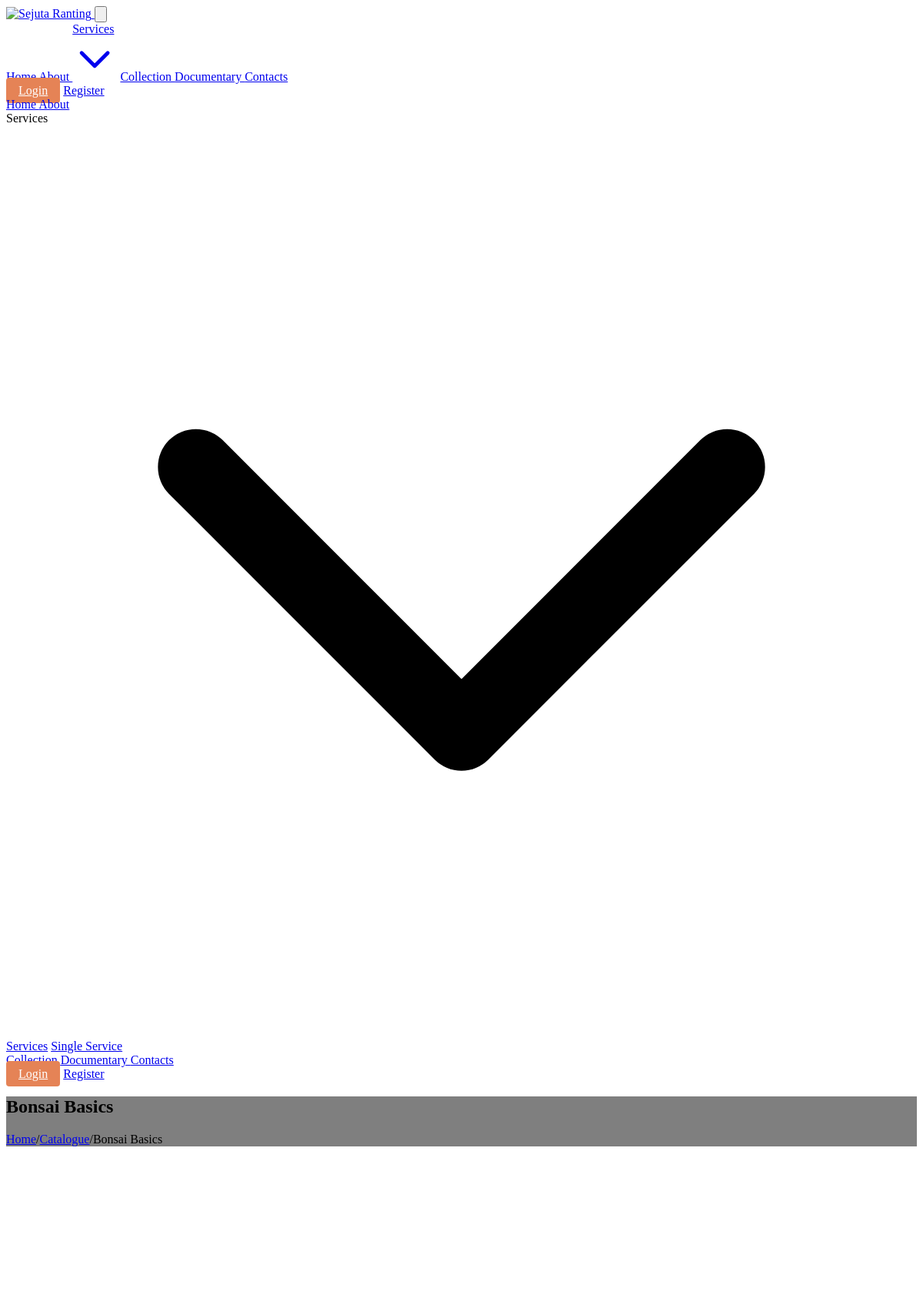
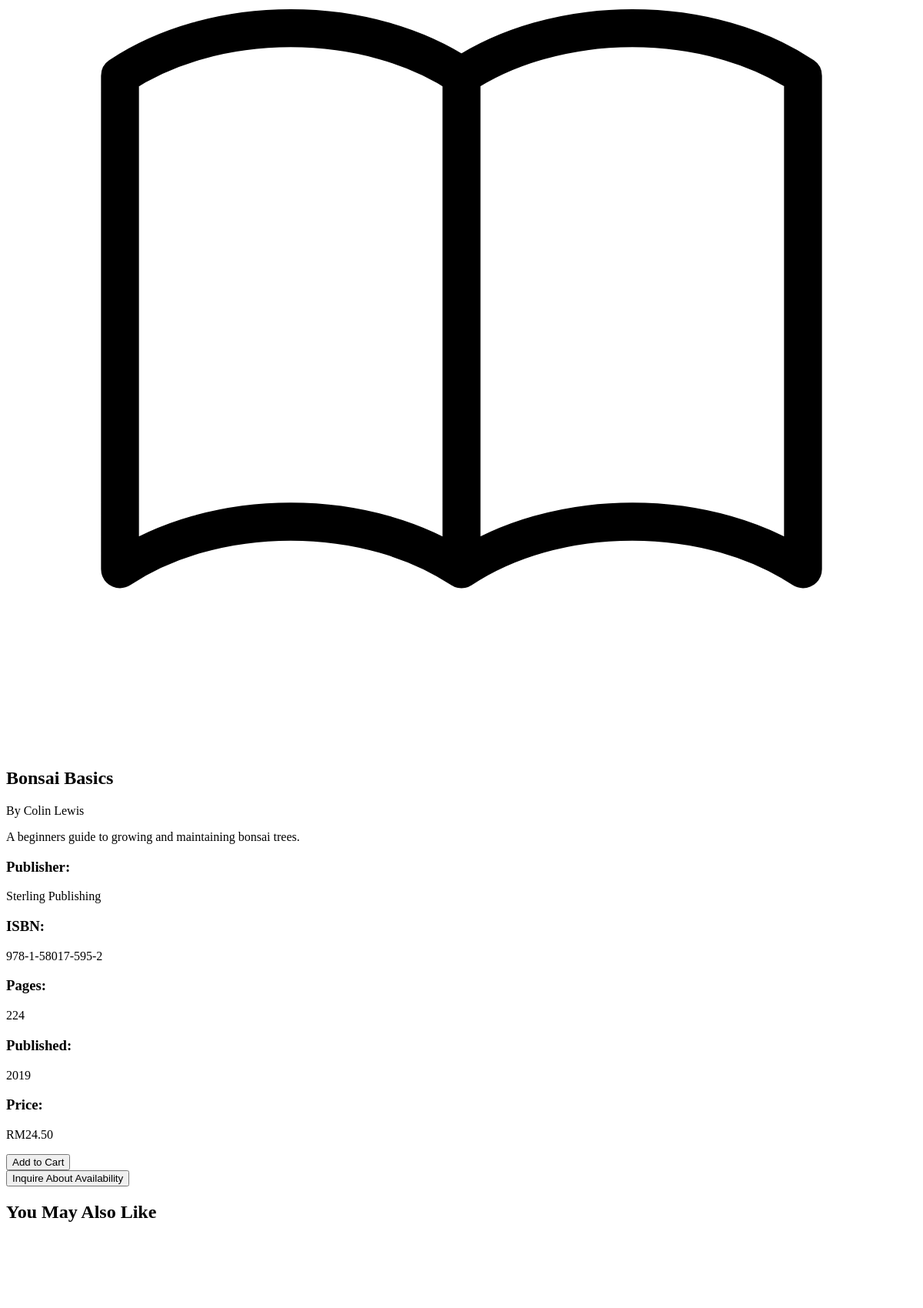
The page /book.php?id=2 (upper part) on the database its author committed (2 pictures, top to bottom).
### tables this page shows
CREATE TABLE books (
            id INTEGER PRIMARY KEY AUTOINCREMENT,
            title TEXT NOT NULL,
            author TEXT NOT NULL,
            description TEXT,
            price REAL NOT NULL,
            image TEXT,
            category TEXT,
            stock INTEGER DEFAULT 0,
            created_at DATETIME DEFAULT CURRENT_TIMESTAMP
        , publisher TEXT, isbn TEXT, pages INTEGER, published_year INTEGER);

### book.php (the view, shortened to what this page needs)
<?php
$book_id = (int)$_GET['id'];
$db = get_db_connection();
$stmt = $db->prepare("SELECT * FROM books WHERE id = :id");
$stmt->bindValue(':id', $book_id, SQLITE3_INTEGER);
$result = $stmt->execute();
$book = $result->fetchArray(SQLITE3_ASSOC);
require_once 'includes/header.php';
require_once 'components/breadcrumbs.php';
echo breadcrumbs([
    'Home' => 'index.php',
    'Catalogue' => 'catalogue.php',
    $book['title'] => ''
], '/Bonsai/Images/Index/tree-dark-background.jpg', $book['title']);
?>
<section class="py-12">
    <div class="container mx-auto max-w-6xl">
        <div class="bg-white rounded-lg shadow-lg overflow-hidden">
            <div class="md:flex">
                <div class="md:w-2/5 p-8 flex justify-center">
                    <div class="w-full max-w-xs">
                        <?php if (!empty($book['image']) && file_exists('Images/books/' . $book['image'])): ?>
                            <img src="Images/books/<?php echo htmlspecialchars($book['image']); ?>"
                                 alt="<?php echo htmlspecialchars($book['title']); ?>"
                                 class="w-full rounded-lg shadow-md">
                        <?php else: ?>
                            <div class="w-full h-96 bg-gray-200 rounded-lg flex items-center justify-center">
                            </div>
                        <?php endif; ?>
                    </div>
                </div>
                <div class="md:w-3/5 p-8">
                    <h1 class="text-3xl font-bold mb-2"><?php echo htmlspecialchars($book['title']); ?></h1>
                    <p class="text-xl text-gray-600 mb-6">By <?php echo htmlspecialchars($book['author']); ?></p>
                    <div class="mb-8">
                        <p class="text-gray-700 leading-relaxed"><?php echo nl2br(htmlspecialchars($book['description'])); ?></p>
                    </div>
                    <div class="grid grid-cols-2 gap-4 mb-8">
                        <div>
                            <h3 class="text-gray-500 text-sm">Publisher:</h3>
                            <p class="font-medium"><?php echo !empty($book['publisher']) ? htmlspecialchars($book['publisher']) : 'Unknown'; ?></p>
                        </div>
                        <div>
                            <h3 class="text-gray-500 text-sm">ISBN:</h3>
                            <p class="font-medium"><?php echo !empty($book['isbn']) ? htmlspecialchars($book['isbn']) : 'Unknown'; ?></p>
                        </div>
                        <div>
                            <h3 class="text-gray-500 text-sm">Pages:</h3>
                            <p class="font-medium"><?php echo !empty($book['pages']) ? $book['pages'] : 'Unknown'; ?></p>
                        </div>
                        <div>
                            <h3 class="text-gray-500 text-sm">Published:</h3>
                            <p class="font-medium"><?php echo !empty($book['published_year']) ? $book['published_year'] : 'Unknown'; ?></p>
                        </div>
                    </div>
                    <div class="mb-8">
                        <h3 class="text-gray-500 text-sm mb-1">Price:</h3>
                        <p class="text-3xl font-bold text-primary">RM<?php echo number_format($book['price'], 2); ?></p>
                    </div>
                    <div class="flex flex-wrap gap-4">
                        <?php if ($book['stock'] > 0): ?>
                            <form action="add_to_cart.php" method="POST">
                                <button type="submit" class="bg-primary text-white px-6 py-3 rounded-md hover:bg-primary-dark transition">
                                    Add to Cart
                                </button>
                            </form>
                        <?php else: ?>
                            <button disabled class="bg-gray-300 text-gray-600 px-6 py-3 rounded-md cursor-not-allowed">
                                Out of Stock
                            </button>
                        <?php endif; ?>
                        <button class="bg-gray-200 text-gray-800 px-6 py-3 rounded-md hover:bg-gray-300 transition">
                            Inquire About Availability
                        </button>
                    </div>
                </div>
            </div>
        </div>
    </div>
</section>
<section class="py-12 bg-gray-50">
    <div class="container mx-auto max-w-6xl">
        <h2 class="text-2xl font-bold mb-8">You May Also Like</h2>
        <div class="grid grid-cols-1 md:grid-cols-2 lg:grid-cols-4 gap-6">
            <?php
            $stmt = $db->prepare("
                SELECT * FROM books
                WHERE id != :book_id
                ORDER BY RANDOM()
                LIMIT 4
            ");
            $stmt->bindValue(':book_id', $book_id, SQLITE3_INTEGER);
            $result = $stmt->execute();
            while ($related_book = $result->fetchArray(SQLITE3_ASSOC)) {
                ?>
                <div class="bg-white rounded-lg shadow-md overflow-hidden transition-transform transform hover:scale-105">
                    <a href="book.php?id=<?php echo $related_book['id']; ?>" class="block">
                        <div class="h-48 bg-gray-100 overflow-hidden">
                            <?php if (!empty($related_book['image']) && file_exists('Images/books/' . $related_book['image'])): ?>
                                <img src="Images/books/<?php echo htmlspecialchars($related_book['image']); ?>"
                                     alt="<?php echo htmlspecialchars($related_book['title']); ?>"
                                     class="w-full h-full object-cover">
                            <?php else: ?>
                                <div class="h-full flex items-center justify-center bg-gray-200">
                                </div>
                            <?php endif; ?>
                        </div>
                    </a>
                </div>
            <?php } ?>
        </div>
    </div>
</section>
<?php require_once 'includes/footer.php'; ?>

### components/breadcrumbs.php
<?php
function breadcrumbs(array $items, string $background = '', string $title = '', string $animation = 'fade-down') {
    $html = '<section class="bg-secondary py-8 md:py-12">';
    if (!empty($background)) {
        $html = '<section class="relative py-16 md:py-24 parallax-element" data-parallax-speed="0.15" style="background: linear-gradient(rgba(0, 0, 0, 0.5), rgba(0, 0, 0, 0.5)), url(\'' . $background . '\') no-repeat center/cover;">';
    }
    $html .= '<div class="container mx-auto text-center">';
    if (!empty($title)) {
        $html .= '<h1 class="text-4xl md:text-5xl font-bold mb-6' . (!empty($background) ? ' text-white' : '') . '" data-aos="' . $animation . '" data-aos-duration="1000">' . $title . '</h1>';
    }
    $html .= '<div class="flex justify-center items-center flex-wrap" data-aos="' . $animation . '" data-aos-duration="1000" data-aos-delay="200">';
    $i = 0;
    $count = count($items);
    foreach ($items as $label => $url) {
        $i++;
        $isLast = ($i === $count);
        $html .= '<span class="' . (!empty($background) ? 'text-white' : '') . '">';
        if (!empty($url) && !$isLast) {
            $html .= '<a href="' . $url . '" class="hover:text-primary transition-colors">' . $label . '</a>';
        } else {
            $html .= '<span class="' . (!$isLast ? 'text-gray-500' : 'font-semibold') . '">' . $label . '</span>';
        }
        $html .= '</span>';
        if (!$isLast) {
            $html .= '<span class="mx-2' . (!empty($background) ? ' text-white' : '') . '">/</span>';
        }
    }
    $html .= '</div>';
    $html .= '</div>';
    $html .= '</section>';
    return $html;
}

### rows shown on the page
books: title "Bonsai Basics", author "Colin Lewis", description "A beginners guide to growing and maintaining bonsai trees.", publisher "Sterling Publishing", isbn "978-1-58017-595-2", pages "224", published_year "2019", price "24.50"

### other values the page prints
$label "Home"
$label "Catalogue"
$label "Bonsai Basics"
